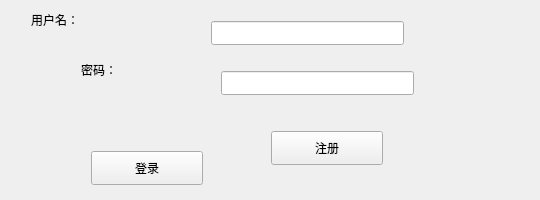
<?xml version="1.0" encoding="UTF-8"?>
<ui version="4.0">
 <class>login</class>
 <widget class="QWidget" name="login">
  <property name="enabled">
   <bool>true</bool>
  </property>
  <property name="geometry">
   <rect>
    <x>0</x>
    <y>0</y>
    <width>540</width>
    <height>200</height>
   </rect>
  </property>
  <property name="sizePolicy">
   <sizepolicy hsizetype="Fixed" vsizetype="Fixed">
    <horstretch>0</horstretch>
    <verstretch>0</verstretch>
   </sizepolicy>
  </property>
  <property name="windowTitle">
   <string>Form</string>
  </property>
  <layout class="QGridLayout" name="gridLayout">
   <item row="1" column="0">
    <widget class="QWidget" name="widget" native="true">
     <widget class="QPushButton" name="pushButton">
      <property name="geometry">
       <rect>
        <x>80</x>
        <y>140</y>
        <width>112</width>
        <height>34</height>
       </rect>
      </property>
      <property name="sizePolicy">
       <sizepolicy hsizetype="Preferred" vsizetype="Preferred">
        <horstretch>0</horstretch>
        <verstretch>0</verstretch>
       </sizepolicy>
      </property>
      <property name="text">
       <string>登录</string>
      </property>
     </widget>
     <widget class="QPushButton" name="pushButton_2">
      <property name="geometry">
       <rect>
        <x>260</x>
        <y>120</y>
        <width>112</width>
        <height>34</height>
       </rect>
      </property>
      <property name="sizePolicy">
       <sizepolicy hsizetype="Preferred" vsizetype="Preferred">
        <horstretch>0</horstretch>
        <verstretch>0</verstretch>
       </sizepolicy>
      </property>
      <property name="text">
       <string>注册</string>
      </property>
     </widget>
     <widget class="QLineEdit" name="lineEdit_2">
      <property name="geometry">
       <rect>
        <x>210</x>
        <y>60</y>
        <width>193</width>
        <height>24</height>
       </rect>
      </property>
      <property name="sizePolicy">
       <sizepolicy hsizetype="Preferred" vsizetype="Preferred">
        <horstretch>0</horstretch>
        <verstretch>0</verstretch>
       </sizepolicy>
      </property>
      <property name="echoMode">
       <enum>QLineEdit::Password</enum>
      </property>
     </widget>
     <widget class="QLineEdit" name="lineEdit">
      <property name="geometry">
       <rect>
        <x>200</x>
        <y>10</y>
        <width>193</width>
        <height>24</height>
       </rect>
      </property>
      <property name="echoMode">
       <enum>QLineEdit::Normal</enum>
      </property>
      <property name="readOnly">
       <bool>false</bool>
      </property>
     </widget>
     <widget class="QLabel" name="label">
      <property name="geometry">
       <rect>
        <x>20</x>
        <y>0</y>
        <width>72</width>
        <height>18</height>
       </rect>
      </property>
      <property name="text">
       <string>用户名：</string>
      </property>
     </widget>
     <widget class="QLabel" name="label_2">
      <property name="geometry">
       <rect>
        <x>70</x>
        <y>50</y>
        <width>63</width>
        <height>18</height>
       </rect>
      </property>
      <property name="text">
       <string>密码： </string>
      </property>
     </widget>
    </widget>
   </item>
  </layout>
 </widget>
 <resources/>
 <connections/>
</ui>
